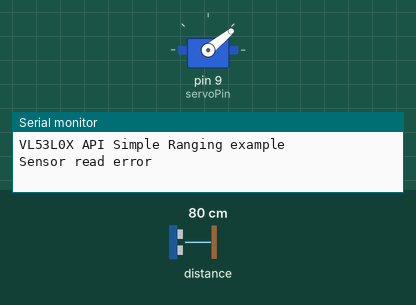
Recording of a sketch running on a simulated Arduino Uno, built with avr-gcc and run on an emulated ATmega328P. Parts: servo, the last lines printed to the serial monitor. The inputs (shaded band) are chosen by the test bench; at power-on: distance to the obstacle 80 cm.

Above: at 0.05 s.
At 0.75 s:
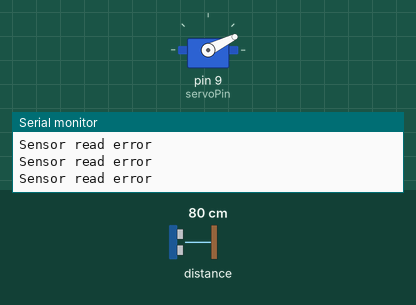
At 1.5 s:
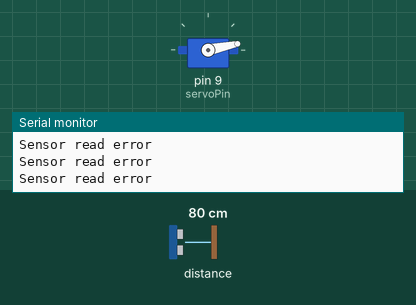
At 10.0 s:
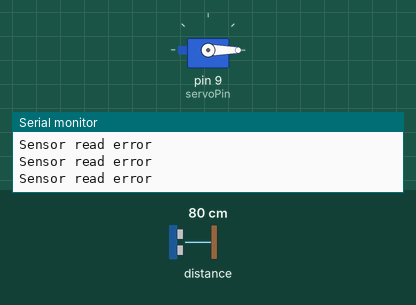
Timing chart, 0 to 13.0 s (numbered marks = the images above):
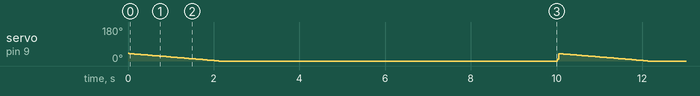

The sketch:

sketch_may24a.ino
```cpp
#include "Adafruit_VL53L0X.h"
#include <Servo.h>

Adafruit_VL53L0X lox = Adafruit_VL53L0X();
Servo myServo;

const int servoPin = 9;                  // 서보 모터 연결 핀
const int startAngle = 40;               // 시작 각도
const int endAngle = 10;                 // 종료 각도
const unsigned long moveDuration = 10000; // 서보 모터 이동 시간 (10초)
const unsigned long delayInterval = 20;  // 서보 모터 이동 단계 사이의 지연 시간 (20ms)

void setup() {
  Serial.begin(115200);
  myServo.attach(servoPin);
  myServo.write(startAngle); // 서보 모터를 시작 각도로 설정

  // VL53L0X 센서 초기화
  if (!lox.begin()) {
    Serial.println(F("Failed to boot VL53L0X"));
    while (1);
  }
  Serial.println(F("VL53L0X API Simple Ranging example\n\n"));
}

void loop() {
  unsigned long startTime = millis();
  unsigned long currentTime;
  int currentAngle = startAngle;
  int totalSteps = (moveDuration / delayInterval);
  float angleStep = (float)(startAngle - endAngle) / totalSteps;

  // 서보 모터 움직임
  while (true) {
    // 거리 측정 및 처리
    measureAndHandleDistance();

    // 서보 모터 각도 조정
    currentTime = millis();
    if (currentTime - startTime >= moveDuration) {
      myServo.write(endAngle); // 최종 각도 설정
      break; // 루프 종료
    } else {
      currentAngle -= angleStep;
      myServo.write(currentAngle);
      delay(delayInterval);
    }
  }
}

void measureAndHandleDistance() {
  VL53L0X_RangingMeasurementData_t measure;
  if (lox.rangingTest(&measure, false)) {
    if (measure.RangeStatus != 4) {
      int distance = measure.RangeMilliMeter;
      Serial.print("Distance (mm): ");
      Serial.println(distance);

      if (distance >= 300 && distance <= 500) {
        Serial.println("Distance within 300-500mm, stopping servo.");
        myServo.detach(); // 서보 모터 정지
        while (true) {
          // 서보 모터가 정지할 때까지 대기
        }
      }
    } else {
      Serial.println(" out of range ");
    }
  } else {
    Serial.println("Sensor read error");
  }
}
```
